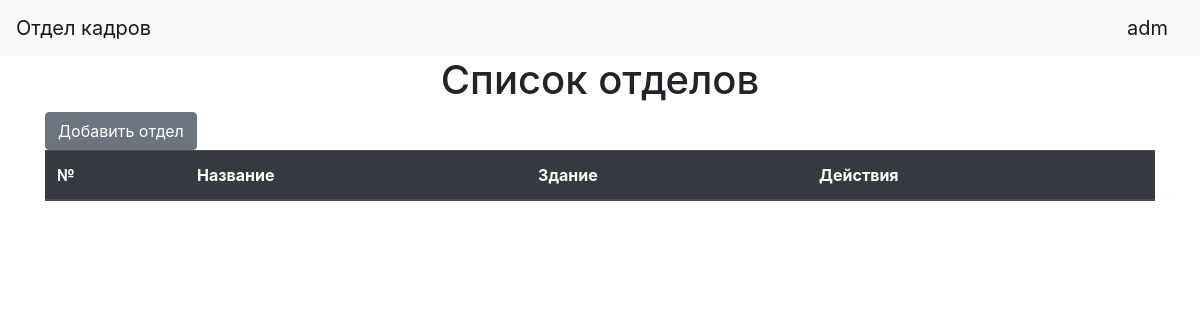
/departments (signed in), run on an earlier commit of the app's database.
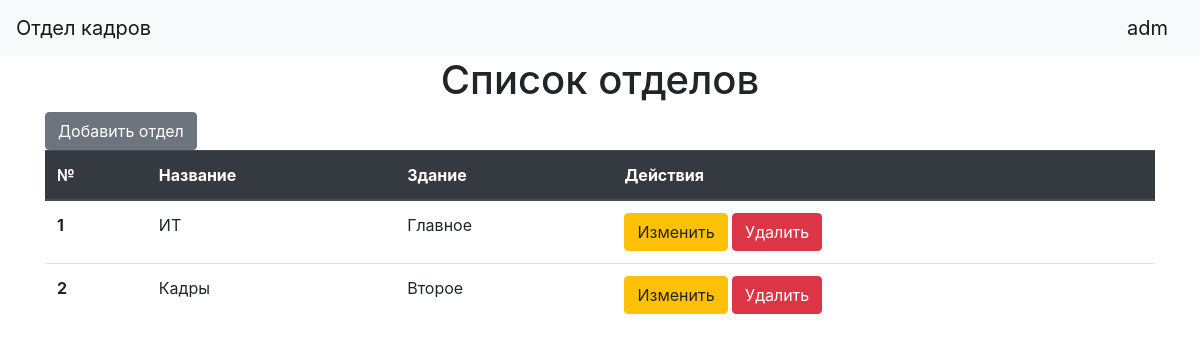
And on a later commit of the database.
### data/departments.py (models this page shows)
class Department(SqlAlchemyBase):
    __tablename__ = 'departments'
    id = sqlalchemy.Column(sqlalchemy.Integer, primary_key=True, autoincrement=True)
    name = sqlalchemy.Column(sqlalchemy.String, nullable=False, unique=True)
    building_id = sqlalchemy.Column(sqlalchemy.Integer, sqlalchemy.ForeignKey("buildings.id"))
    building = orm.relation('Building')
    staff = orm.relation('Staff', back_populates='department')

### data/buildings.py (models this page shows)
class Building(SqlAlchemyBase):
    __tablename__ = 'buildings'
    id = sqlalchemy.Column(sqlalchemy.Integer, primary_key=True, autoincrement=True)
    name = sqlalchemy.Column(sqlalchemy.String, nullable=False, unique=True)
    departments = orm.relation('Department', back_populates='building')

### main.py (the view)
    @app.route('/departments')
    @login_required
    def departments():
        session = db_session.create_session()
        departments = session.query(Department).all()
        return render_template("departments.html", title='Список отделов', departments=departments)

### data/db_session.py (called while the page is built)
def create_session() -> Session:
    global __factory
    return __factory()

### templates/departments.html
{% extends "base.html" %}
{% block content %}
    <h1 align="center">{{ title }}</h1>
    <a href="department_edit" class="btn btn-secondary">Добавить отдел</a>
    <table class="table">
          <thead class="thead-dark">
            <tr>
              <th scope="col">№</th>
              <th scope="col">Название</th>
              <th scope="col">Здание</th>
              <th scope="col">Действия</th>
            </tr>
          </thead>
          <tbody>
          {% for item in departments %}
            <tr>
              <th scope="row">{{ loop.index }}</th>
              <td>{{ item.name }}</td>
                <td>{{ item.building.name }}</td>
                <td>
                    <a href="/department_edit/{{ item.id }}" class="btn btn-warning">Изменить</a>
                    <a href="/department_delete/{{ item.id }}" class="btn btn-danger">Удалить</a>
                </td>
            </tr>
          {% endfor %}
          </tbody>
    </table>
{% endblock %}

What changed in the data, as far as the page shows it:
added Department: name "ИТ", building.name "Главное"
added Department: name "Кадры", building.name "Второе"
